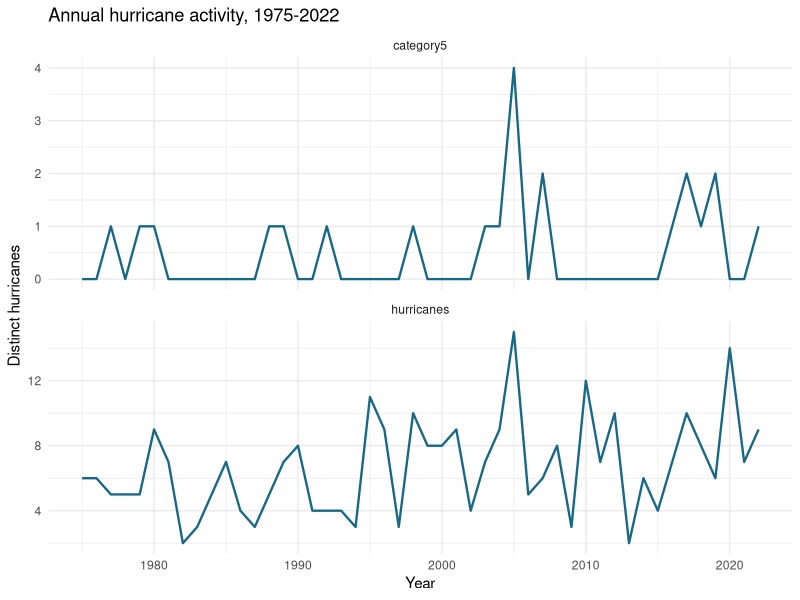
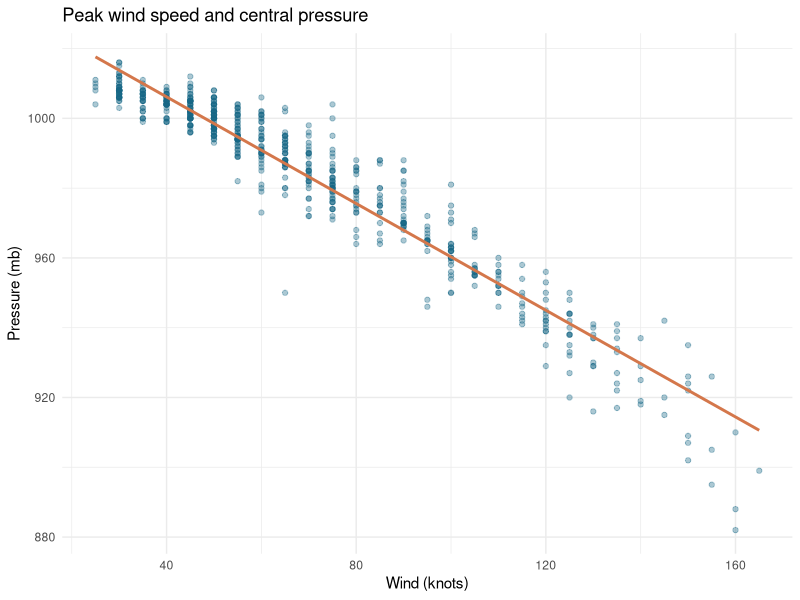
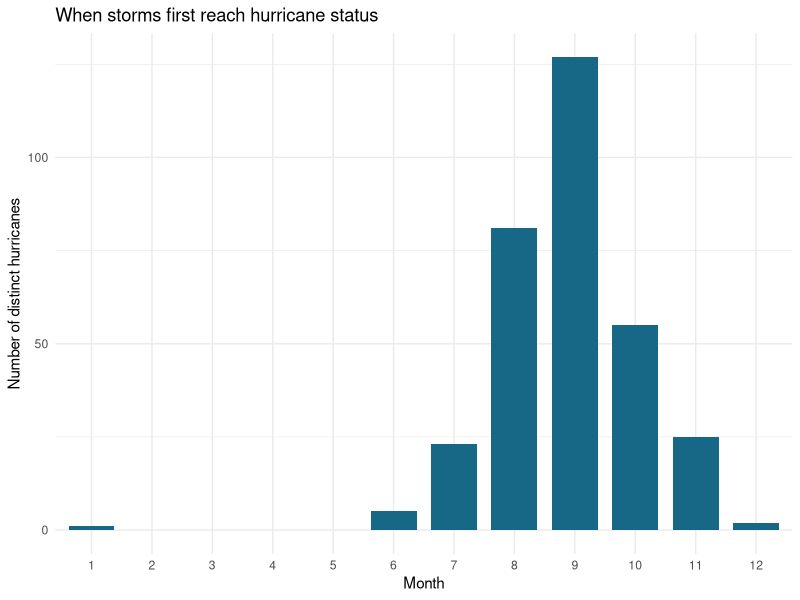
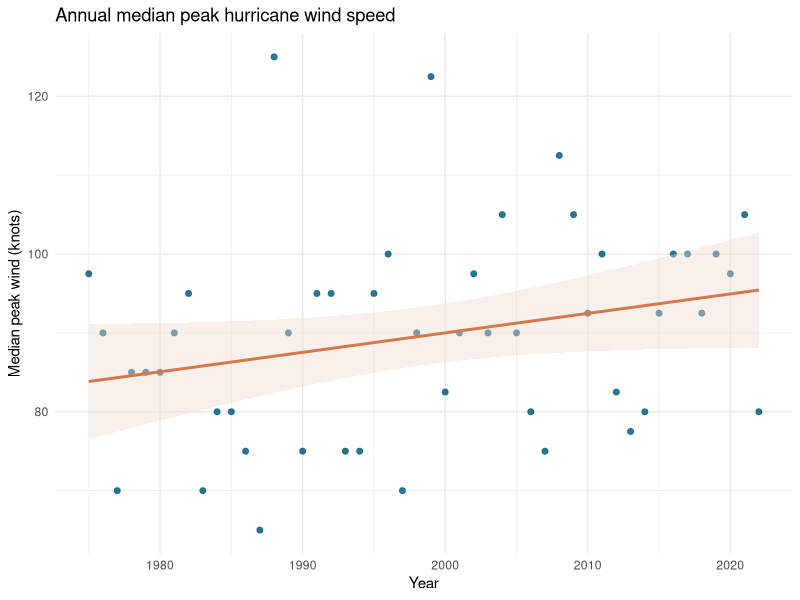
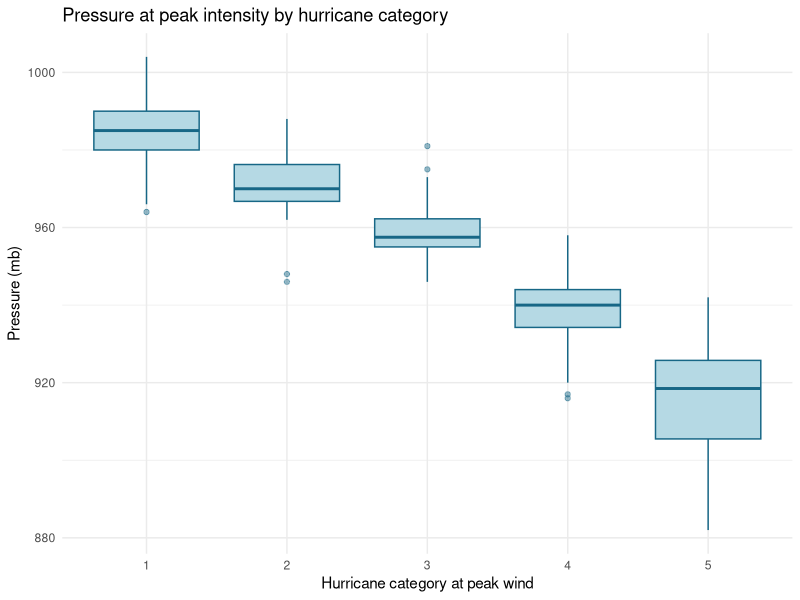
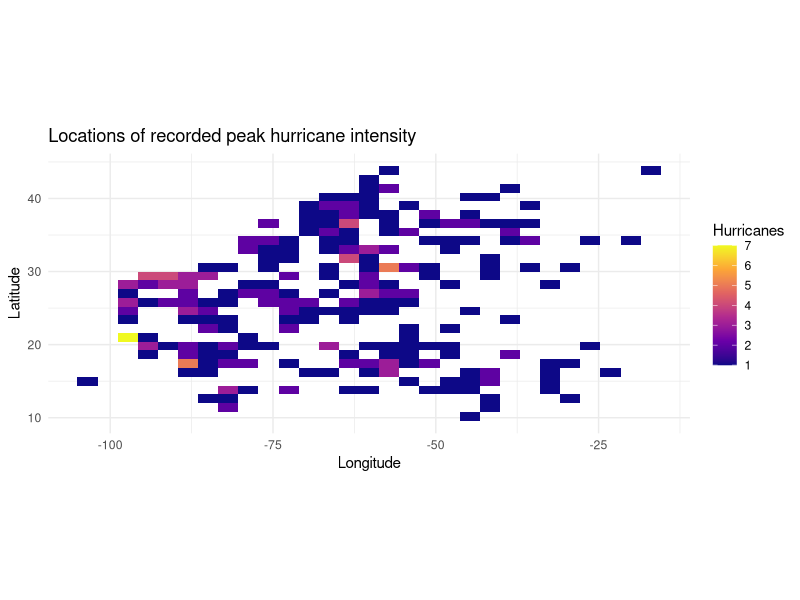

R code for these plots, in order:
# Atlantic Hurricane Data Analysis: Extended Edition
# Adapted from DATASCI 306 Homework 5 | Jeana Song
# Run in the project root after opening the .Rproj file in RStudio.

library(readr)
library(dplyr)
library(tidyr)
library(ggplot2)

# 01 | Data import, validation, and missingness audit ----------------------
storms <- read_csv("data/storms.csv", na = c("", "NA"), show_col_types = FALSE)
stopifnot(nrow(storms) == 19537L,
          all(c("year", "name", "month", "status", "category",
                "wind", "pressure", "lat", "long") %in% names(storms)))

missing_counts <- storms |>
  summarise(across(everything(), ~ sum(is.na(.x)))) |>
  pivot_longer(everything(), names_to = "variable", values_to = "n_missing") |>
  filter(n_missing > 0)
print(missing_counts)
# Wind and pressure are complete. Missing category often means non-hurricane;
# do not replace this meaningful NA with an invented hurricane category.

# 02 | Custom function: count distinct hurricanes -------------------------
# One storm has many time-stamped observations. Deduplicate by (year, name).
annual_hurricane_counts <- function(df) {
  df |>
    group_by(year, name) |>
    summarise(is_hurricane = any(status == "hurricane", na.rm = TRUE),
              is_cat5 = any(category == 5, na.rm = TRUE),
              .groups = "drop") |>
    group_by(year) |>
    summarise(hurricanes = sum(is_hurricane),
              category5 = sum(is_cat5), .groups = "drop")
}
yearly <- annual_hurricane_counts(storms)

p1 <- yearly |>
  pivot_longer(c(hurricanes, category5), names_to = "type", values_to = "n") |>
  ggplot(aes(year, n)) +
  geom_line(color = "#176786", linewidth = 0.8) +
  facet_wrap(~ type, ncol = 1, scales = "free_y") +
  labs(title = "Annual hurricane activity, 1975-2022", x = "Year",
       y = "Distinct hurricanes") +
  theme_minimal(base_size = 11)

# 03 | Storm-level samples for valid units of analysis --------------------
# One observation at maximum recorded wind per named storm-year group.
peak <- storms |>
  filter(!is.na(wind), !is.na(pressure)) |>
  group_by(year, name) |>
  slice_max(order_by = wind, n = 1, with_ties = FALSE) |>
  ungroup()
stopifnot(nrow(peak) == 655L)

# A second dataset keeps only storms that attained hurricane status;
# a hurricane's strongest hurricane-stage observation is its representative.
hurricane_peak <- storms |>
  filter(status == "hurricane", !is.na(category),
         !is.na(wind), !is.na(pressure)) |>
  group_by(year, name) |>
  slice_max(order_by = wind, n = 1, with_ties = FALSE) |>
  ungroup()
stopifnot(nrow(hurricane_peak) == 319L)

# 04 | Seasonal distribution: FIRST hurricane-stage month -----------------
# Count each hurricane once, in the month it first reached hurricane status.
# This is not a count of all observations, nor the storm's formation month.
first_hurricane <- storms |>
  filter(status == "hurricane") |>
  arrange(year, name, month, day, hour) |>
  group_by(year, name) |>
  slice_head(n = 1) |>
  ungroup()

monthly_hurricanes <- first_hurricane |>
  count(month, name = "hurricanes") |>
  complete(month = 1:12, fill = list(hurricanes = 0)) |>
  arrange(month)

p3 <- ggplot(monthly_hurricanes, aes(x = factor(month, levels = 1:12),
                                     y = hurricanes)) +
  geom_col(fill = "#176786", width = 0.76) +
  labs(title = "When storms first reach hurricane status", x = "Month",
       y = "Number of distinct hurricanes") +
  theme_minimal(base_size = 11)

# 05 | Annual changes in hurricane peak intensity -------------------------
# Use one peak wind speed per hurricane; summarize with the annual median.
annual_intensity <- hurricane_peak |>
  group_by(year) |>
  summarise(median_peak_wind = median(wind),
            hurricane_count = n(),
            major_hurricanes = sum(category >= 3, na.rm = TRUE),
            .groups = "drop")

intensity_trend <- lm(median_peak_wind ~ year, data = annual_intensity)
print(summary(intensity_trend))

p4 <- ggplot(annual_intensity, aes(year, median_peak_wind)) +
  geom_point(color = "#176786", alpha = 0.9, size = 1.7) +
  geom_smooth(method = "lm", se = TRUE, color = "#D4774B", fill = "#F2D9CD") +
  labs(title = "Annual median peak hurricane wind speed", x = "Year",
       y = "Median peak wind (knots)") +
  theme_minimal(base_size = 11)

# 06 | Correlation, regression, and a chi-squared test ---------------------
# A storm-level dataset limits repeated-measure pseudo-replication.
pearson_result <- cor.test(peak$wind, peak$pressure, method = "pearson")
spearman_result <- cor.test(peak$wind, peak$pressure,
                            method = "spearman", exact = FALSE)
pressure_model <- lm(pressure ~ wind, data = peak)

# Custom function: discretize numeric measurements into 3 quantile groups.
to_tercile <- function(x) {
  cuts <- quantile(x, probs = c(1/3, 2/3), na.rm = TRUE)
  if (cuts[1] >= cuts[2]) stop("Tercile breakpoints must differ")
  cut(x, breaks = c(-Inf, cuts, Inf),
      labels = c("Low", "Medium", "High"), include.lowest = TRUE)
}
peak <- peak |>
  mutate(wind_group = to_tercile(wind),
         pressure_group = to_tercile(pressure))
frequency <- with(peak, table(wind_group, pressure_group))
chi <- chisq.test(frequency)

print(pearson_result)
print(spearman_result)
print(summary(pressure_model))
print(frequency)
print(chi)
cat("Minimum expected chi-square cell count:", min(chi$expected), "\n")

p2 <- ggplot(peak, aes(wind, pressure)) +
  geom_point(color = "#176786", alpha = 0.36, size = 1.5) +
  geom_smooth(method = "lm", se = FALSE, color = "#D4774B") +
  labs(title = "Peak wind speed and central pressure", x = "Wind (knots)",
       y = "Pressure (mb)") +
  theme_minimal(base_size = 11)

# 07 | Category boxplots: pressure differs across wind-based classes ------
# Comparing pressure, not wind, avoids merely re-plotting the wind thresholds
# that define hurricane categories.
p5 <- hurricane_peak |>
  mutate(category_label = factor(category, levels = 1:5)) |>
  ggplot(aes(category_label, pressure)) +
  geom_boxplot(fill = "#B5D9E4", color = "#176786", outlier.alpha = 0.45) +
  labs(title = "Pressure at peak intensity by hurricane category",
       x = "Hurricane category at peak wind", y = "Pressure (mb)") +
  theme_minimal(base_size = 11)

# 08 | Spatial distribution of peak hurricane locations ------------------
# Plot one peak-intensity location per hurricane to avoid longer-lasting
# storms dominating the geographic map; not a map of storm genesis/landfall.
p6 <- ggplot(hurricane_peak, aes(long, lat)) +
  geom_bin_2d(bins = 28) +
  scale_fill_viridis_c(name = "Hurricanes", option = "C") +
  coord_quickmap() +
  labs(title = "Locations of recorded peak hurricane intensity",
       x = "Longitude", y = "Latitude") +
  theme_minimal(base_size = 11)

# 09 | Export reproducible figures ----------------------------------------
plots <- list(
  annual_hurricane_counts = p1,
  storm_peak_wind_pressure = p2,
  hurricane_first_month = p3,
  annual_peak_wind_trend = p4,
  pressure_by_hurricane_category = p5,
  peak_hurricane_locations = p6
)
dir.create("figures", showWarnings = FALSE)
for (nm in names(plots)) {
  ggsave(file.path("figures", paste0(nm, ".png")), plot = plots[[nm]],
         width = 7.5, height = 4.4, dpi = 220)
}

# Results are descriptive/associational, not evidence of causation.
# Annual trends may also depend on historical detection and reporting practices.
